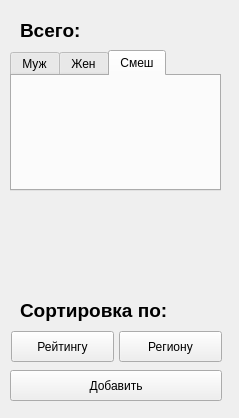
    <widget class="QWidget" name="page_4">
     <property name="geometry">
      <rect>
       <x>0</x>
       <y>0</y>
       <width>239</width>
       <height>418</height>
      </rect>
     </property>
     <attribute name="label">
      <string>Пары</string>
     </attribute>
     <widget class="QTabWidget" name="tabWidget_para">
      <property name="geometry">
       <rect>
        <x>10</x>
        <y>50</y>
        <width>211</width>
        <height>141</height>
       </rect>
      </property>
      <property name="currentIndex">
       <number>2</number>
      </property>
      <widget class="QWidget" name="tab_7">
       <attribute name="title">
        <string>Муж</string>
       </attribute>
      </widget>
      <widget class="QWidget" name="tab_8">
       <attribute name="title">
        <string>Жен</string>
       </attribute>
      </widget>
      <widget class="QWidget" name="tab_9">
       <attribute name="title">
        <string>Смеш</string>
       </attribute>
      </widget>
     </widget>
     <widget class="QPushButton" name="Button_add_double">
      <property name="geometry">
       <rect>
        <x>10</x>
        <y>370</y>
        <width>212</width>
        <height>31</height>
       </rect>
      </property>
      <property name="text">
       <string>Добавить</string>
      </property>
     </widget>
     <widget class="QLabel" name="label_32">
      <property name="geometry">
       <rect>
        <x>20</x>
        <y>20</y>
        <width>191</width>
        <height>21</height>
       </rect>
      </property>
      <property name="font">
       <font>
        <pointsize>14</pointsize>
        <weight>75</weight>
        <bold>true</bold>
       </font>
      </property>
      <property name="text">
       <string>Всего:</string>
      </property>
     </widget>
     <widget class="QLabel" name="label_34">
      <property name="geometry">
       <rect>
        <x>20</x>
        <y>300</y>
        <width>191</width>
        <height>21</height>
       </rect>
      </property>
      <property name="font">
       <font>
        <pointsize>14</pointsize>
        <weight>75</weight>
        <bold>true</bold>
       </font>
      </property>
      <property name="text">
       <string>Сортировка по:</string>
      </property>
     </widget>
     <widget class="QPushButton" name="Button_double_sort_R">
      <property name="geometry">
       <rect>
        <x>11</x>
        <y>331</y>
        <width>103</width>
        <height>31</height>
       </rect>
      </property>
      <property name="text">
       <string>Рейтингу</string>
      </property>
     </widget>
     <widget class="QPushButton" name="Button_double_sort_region">
      <property name="geometry">
       <rect>
        <x>119</x>
        <y>331</y>
        <width>103</width>
        <height>31</height>
       </rect>
      </property>
      <property name="text">
       <string>Региону</string>
      </property>
     </widget>
    </widget>
